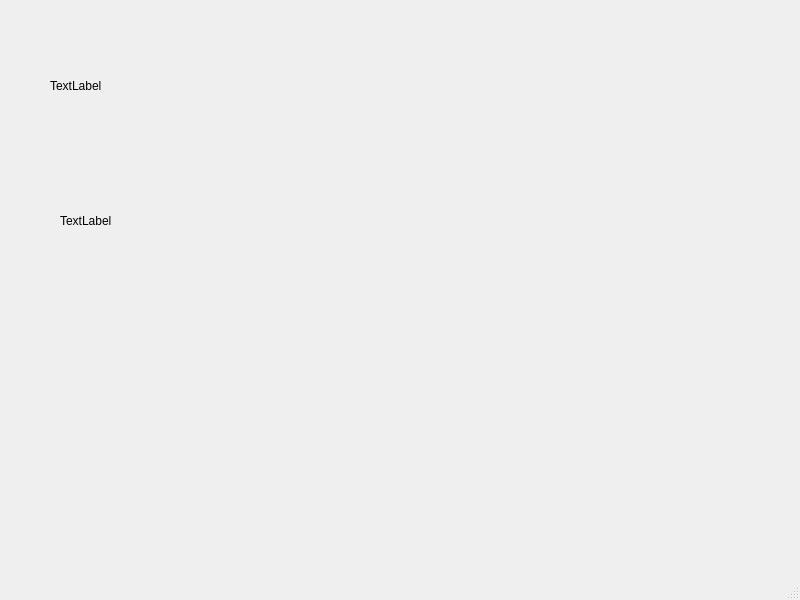
<?xml version="1.0" encoding="UTF-8"?>
<ui version="4.0">
 <class>MainWindow</class>
 <widget class="QMainWindow" name="MainWindow">
  <property name="geometry">
   <rect>
    <x>0</x>
    <y>0</y>
    <width>800</width>
    <height>600</height>
   </rect>
  </property>
  <property name="windowTitle">
   <string>MainWindow</string>
  </property>
  <widget class="QWidget" name="centralwidget">
   <widget class="QLabel" name="label">
    <property name="geometry">
     <rect>
      <x>50</x>
      <y>30</y>
      <width>141</width>
      <height>111</height>
     </rect>
    </property>
    <property name="styleSheet">
     <string notr="true">background:url(:/icon/images/border.png);
background-repeat:false;</string>
    </property>
    <property name="text">
     <string>TextLabel</string>
    </property>
    <property name="scaledContents">
     <bool>true</bool>
    </property>
   </widget>
   <widget class="QLabel" name="label_2">
    <property name="geometry">
     <rect>
      <x>60</x>
      <y>140</y>
      <width>191</width>
      <height>161</height>
     </rect>
    </property>
    <property name="styleSheet">
     <string notr="true">background:url(:/icon/images/setting.png);
background-repeat:false</string>
    </property>
    <property name="text">
     <string>TextLabel</string>
    </property>
   </widget>
  </widget>
  <widget class="QMenuBar" name="menubar">
   <property name="geometry">
    <rect>
     <x>0</x>
     <y>0</y>
     <width>800</width>
     <height>22</height>
    </rect>
   </property>
  </widget>
  <widget class="QStatusBar" name="statusbar"/>
 </widget>
 <resources/>
 <connections/>
</ui>
